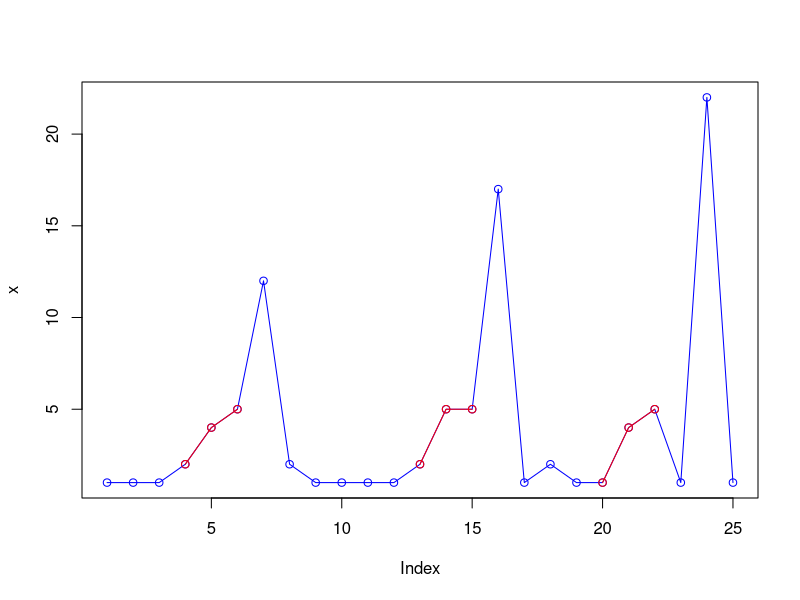

Reproduce this figure in R.
# original = read.csv('~/Documents/R/tractor.csv')
# original = read.csv('/Users/fenilshingala/Documents/Python/untitled folder/disk1.csv')
# x = original[1:150,2]
x = c(1,1,1, 2,4,5 ,12 ,2,1,1,1,1, 2,5,5, 17 ,1,2,1, 1,4,5 ,1,22,1)
# y = c(1,2,1,1,1,1,1)
# x = c(1,3,2)
# y = c(1,0,2)
anom=12
window = 3
renj=2
plot(x, type="o",col = "blue")#, xlim = c(1,150), ylim = c(0,200))
# lines(y, type="o",col = "green")

d <- function(p, q){
  return(abs(p-q))
}

pattern <- function(x, anom){
  k=1
  patt <<- c()
  index = match(anom, x)
  if(is.na(index)){
    print("No match")
    return(NULL)
  }else{
    for(i in (index-window):(index-1)){
      if(i<=0){}else{
        patt[k] <<- x[i]
        k=k+1
      }
    }
  }
  print(paste("Pattern: ", list(patt)))
  return(patt)
}


matchPatt <- function(x, p){
  if(is.null(p)){
    print("got no match or 1st element! can't match empty")
    return(NULL)
  }else{
    pu = 1
    w=1
    q = c()
    while((pu+window)<=length(x)+1){
      # for(i in (pu):(pu+window-1)){
      for(i in (pu):(pu+length(p)-1)){
        q[w] <- x[i]
        w = w+1
      }
      if(DTWdist(q,p) < renj){
        print(q)
        lines(c(pu:(pu+length(p)-1)), q, type="o", col="red")
        print("alert------------------------")
      }
      
      pu=pu+1
      w=1
    }
  }
}


DTWdist <- function(x,y){
  # DTW = vector(mode="integer", length = length(x)+1)
  DTW <<- array(data=0, dim = c(length(x)+1,length(y)+1))
  for (a in 1:(length(x)+1)){
    DTW[a,1] <<- Inf
  }
  for (b in 1:(length(y)+1)){
    DTW[1,b] <<- Inf
  }
  DTW[1,1] <<- 0
  for (i in 1:length(x)+1){   # i will start from 2
    for (j in 1:length(y)+1){
      cost = d(x[i-1], y[j-1])
      # print(paste("X:", i, x[i-1], sep = " "))
      # print(paste("Y:", j, y[j-1], sep = " "))
      DTW[i,j] <<- cost + min(c(DTW[i-1,j], DTW[i,j-1], DTW[i-1,j-1]))
    }
  }
  # print(DTW)
  return(DTW[length(x)+1, length(y)+1])
}

# DTWdist(x,y)
# pattern(x)
# match(x, )
matchPatt(x, pattern(x, anom))